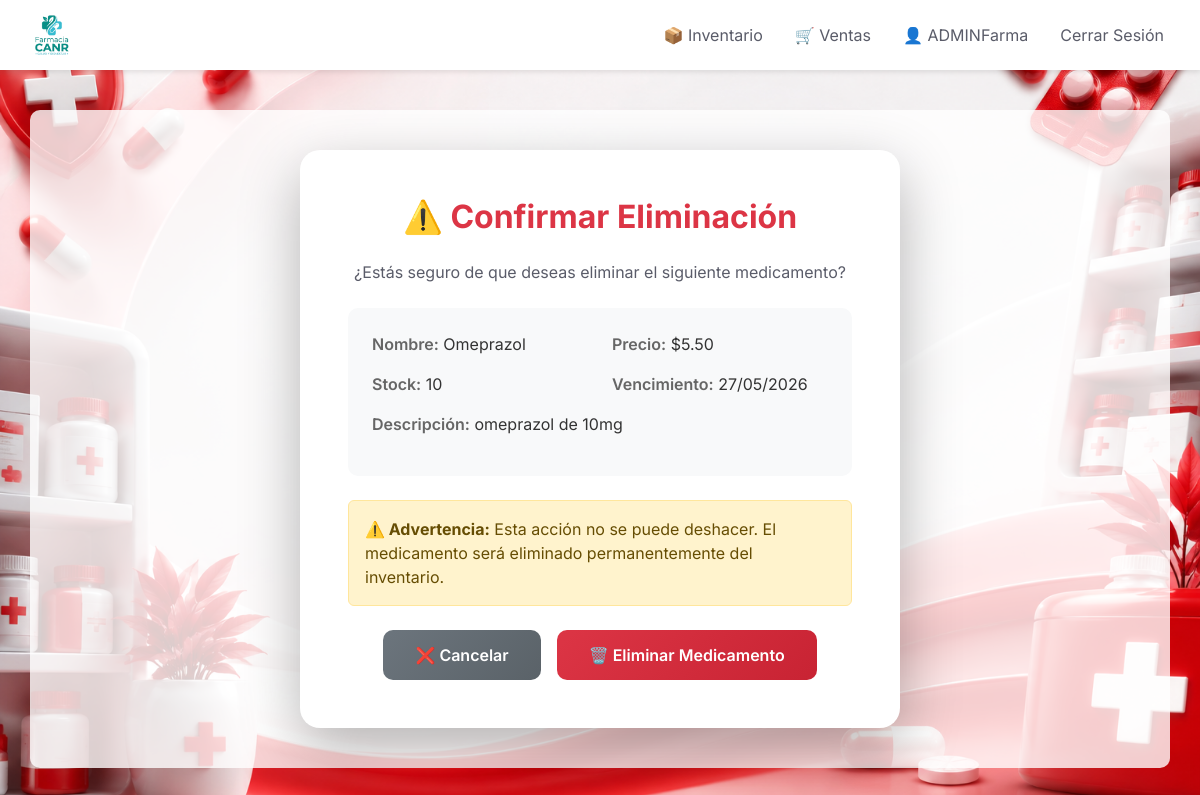
Page /inventario/eliminar/6/ (signed in) on the committed database.
### inventario/models.py (models this page shows, shortened)
class Medicamento(models.Model):
    nombre = models.CharField(max_length=200)
    descripcion = models.TextField()
    precio = models.DecimalField(max_digits=10, decimal_places=2)
    stock = models.IntegerField(default=0)
    fecha_vencimiento = models.DateField()
    imagen = models.ImageField(upload_to='productos/', blank=True, null=True)
    categoria = models.ForeignKey(
        Categoria,
        on_delete=models.SET_NULL,
        null=True,
        blank=True,
        related_name='medicamentos'
    )
    fecha_registro = models.DateTimeField(auto_now_add=True)
    class Meta:
        verbose_name = 'Medicamento'
        verbose_name_plural = 'Medicamentos'
        ordering = ['-fecha_registro']

### inventario/views.py (the view)
# urls.py: path('eliminar/<int:pk>/', views.MedicamentoDeleteView.as_view(), name='eliminar_medicamento'),
class MedicamentoDeleteView(LoginRequiredMixin, DeleteView):
    model = Medicamento
    template_name = 'inventario/medicamento_confirm_delete.html'
    success_url = reverse_lazy('inventario:lista_medicamentos')

### templates/inventario/medicamento_confirm_delete.html (shortened to what this page needs)
{% extends 'base.html' %}
{% block content %}
<div class="row justify-content-center">
    <div class="col-12">
        <div class="confirm-container">
            <h2 class="confirm-title text-center">
                ⚠️ Confirmar Eliminación
            </h2>
            <p class="text-center">
                ¿Estás seguro de que deseas eliminar el siguiente medicamento?
            </p>
            <div class="medicamento-info">
                <div class="row">
                    <div class="col-md-6 mb-3">
                        <span class="info-label">Nombre:</span>
                        <span class="info-value">{{ object.nombre }}</span>
                    </div>
                    <div class="col-md-6 mb-3">
                        <span class="info-label">Precio:</span>
                        <span class="info-value">${{ object.precio }}</span>
                    </div>
                </div>
                <div class="row">
                    <div class="col-md-6 mb-3">
                        <span class="info-label">Stock:</span>
                        <span class="info-value">{{ object.stock }}</span>
                    </div>
                    <div class="col-md-6 mb-3">
                        <span class="info-label">Vencimiento:</span>
                        <span class="info-value">{{ object.fecha_vencimiento|date:"d/m/Y" }}</span>
                    </div>
                </div>
                {% if object.descripcion %}
                <div class="mb-3">
                    <span class="info-label">Descripción:</span>
                    <span class="info-value">{{ object.descripcion }}</span>
                </div>
                {% endif %}
            </div>
            <div class="alert alert-warning">
                <strong>⚠️ Advertencia:</strong> Esta acción no se puede deshacer. El medicamento será eliminado permanentemente del inventario.
            </div>
            <form method="post">
                <div class="d-flex justify-content-center gap-3 mt-4">
                    <a href="{% url 'inventario:lista_medicamentos' %}" class="btn btn-custom btn-cancel">
                        ❌ Cancelar
                    </a>
                    <button type="submit" class="btn btn-custom btn-delete">
                        🗑️ Eliminar Medicamento
                    </button>
                </div>
            </form>
        </div>
    </div>
</div>
{% endblock %}

### templates/base.html (shortened to what this page needs)
{% load static %}
<!DOCTYPE html>
<html lang="es">
<head>
    <link href="https://cdn.jsdelivr.net/npm/bootstrap@5.3.2/dist/css/bootstrap.min.css" rel="stylesheet">
    <link rel="stylesheet" href="{% static 'css/styles.css' %}">
</head>
<body>
    <nav class="navbar navbar-expand-lg navbar-custom fixed-top">
        <a class="navbar-brand" href="{% url 'core:home' %}">
            <img src="{% static 'images/logo.png' %}" alt="Farmacia_CANR Logo">
        </a>
        <div class="collapse navbar-collapse" id="navbarNav">
            <ul class="navbar-nav ms-auto">
                {% if user.is_authenticated %}
                    <li class="nav-item">
                        <a class="nav-link" href="{% url 'inventario:lista_medicamentos' %}">
                            📦 Inventario
                        </a>
                    </li>
                    <li class="nav-item">
                        <a class="nav-link" href="{% url 'ventas:index' %}">
                            🛒 Ventas
                        </a>
                    </li>
                    <li class="nav-item">
                        <span class="nav-link">
                            👤 {{ user.username }}
                        </span>
                    </li>
                    <li class="nav-item">
                        <form method="post" action="{% url 'cuentas:logout' %}" style="display:inline;">
                            <button type="submit" class="nav-link btn btn-link" style="text-decoration: none; color: inherit;">Cerrar Sesión</button>
                        </form>
                    </li>
                {% endif %}
            </ul>
        </div>
    </nav>
    <div class="container">
        {% block content %}{% endblock %}
    </div>
</body>
</html>

### static/css/styles.css (style rules this page uses)
:root { --primary-color: #4e73df; --secondary-color: #f8f9fc; --success-color: #1cc88a; --danger-color: #e74a3b; --text-color: #5a5c69; }
body { background-image: url('../images/fondo.png') !important; background-size: cover !important; background-position: center !important; background-attachment: fixed !important; background-repeat: no-repeat !important; min-height: 100vh; margin: 0; font-family: 'Inter', sans-serif !important; padding-top: 90px !important; color: var(--text-color) !important; }
.container { margin-top: 20px !important; padding: 40px !important; background: rgba(255, 255, 255, 0.8) !important; border-radius: 10px !important; }
.navbar { height: 70px !important; padding: 0 20px !important; display: flex !important; align-items: center !important; background-color: white !important; box-shadow: 0 2px 5px rgba(0,0,0,0.1) !important; }
.navbar-brand img { height: 60px !important; width: auto !important; object-fit: contain !important; }
.navbar-brand { padding: 0.5rem 0 !important; }
.nav-link { color: var(--text-color) !important; padding: 0.5rem 1rem !important; }

### templates/inventario/medicamento_confirm_delete.html (style rules this page uses)
.confirm-container { background: white; border-radius: 20px; box-shadow: 0 20px 60px rgba(0, 0, 0, 0.3); padding: 3rem; max-width: 600px; margin: 0 auto; }
.confirm-title { color: #dc3545; font-weight: 700; margin-bottom: 1.5rem; }
.btn-custom { padding: 0.8rem 2rem; border-radius: 10px; font-weight: 600; transition: all 0.3s ease; }
.btn-delete { background: linear-gradient(135deg, #dc3545 0%, #c82333 100%); border: none; color: white; }
.btn-cancel { background: linear-gradient(135deg, #6c757d 0%, #5a6268 100%); border: none; color: white; }
.medicamento-info { background: #f8f9fa; border-radius: 10px; padding: 1.5rem; margin: 1.5rem 0; }
.info-label { font-weight: 600; color: #666; }
.info-value { color: #333; }

### rows in the picture
Medicamento: nombre "Omeprazol", precio "5.50", stock "10", fecha_vencimiento "27/05/2026", descripcion "omeprazol de 10mg"

### other values in the picture
{{ user.username }} "ADMINFarma"
